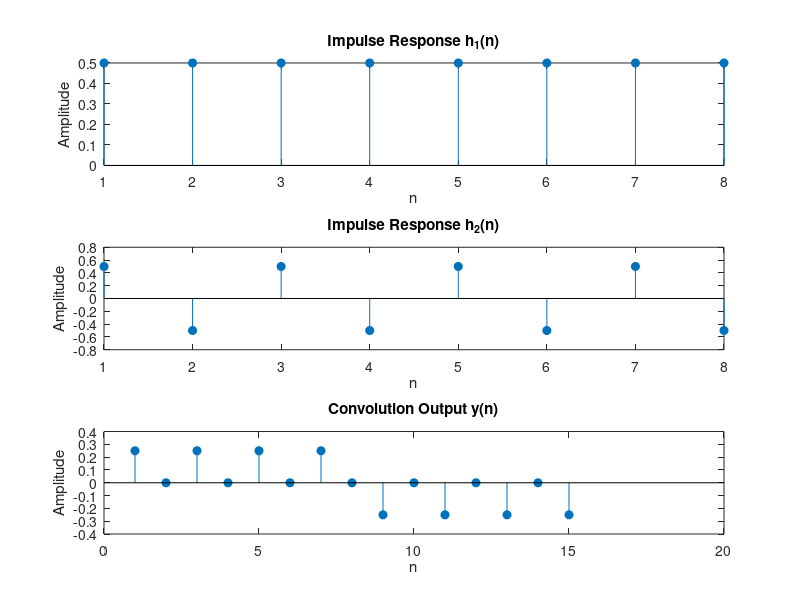

Here is the MATLAB script that generated this plot:
clc;
clear;
close all;

% Define impulse responses
h1 = [1/2 1/2 1/2 1/2 1/2 1/2 1/2 1/2];
h2 = [1/2 -1/2 1/2 -1/2 1/2 -1/2 1/2 -1/2];

% Convolution
y = conv(h1, h2);

% Display results
disp('Impulse response h1(n):');
disp(h1);

disp('Impulse response h2(n):');
disp(h2);

disp('Convolution result y(n) = h1(n) * h2(n):');
disp(y);

% Plot results
figure;
subplot(3,1,1);
stem(h1,'filled');
title('Impulse Response h_1(n)');
xlabel('n'); ylabel('Amplitude');

subplot(3,1,2);
stem(h2,'filled');
title('Impulse Response h_2(n)');
xlabel('n'); ylabel('Amplitude');

subplot(3,1,3);
stem(y,'filled');
title('Convolution Output y(n)');
xlabel('n'); ylabel('Amplitude');
